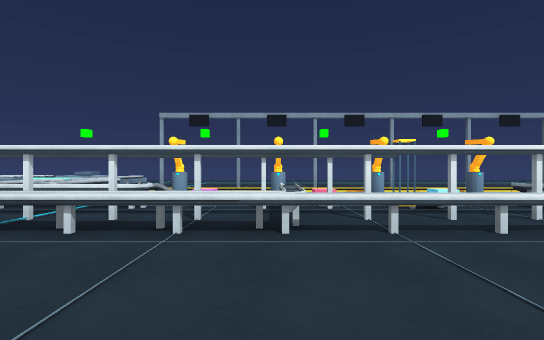
view 1 (above)

22 first-person views from a walk through a scene from a Unity 3-D project. The camera is 1.4 m above the floor, looks level and sees 85° across. The floor is counted in squares, 2 m on a side. Each view is taken from the middle of a square. On the plan, view 1 faces up. The plan holds only what a view shows up to about 10 squares ahead; the rest is blank. The place goes on beyond the plan.

view 2
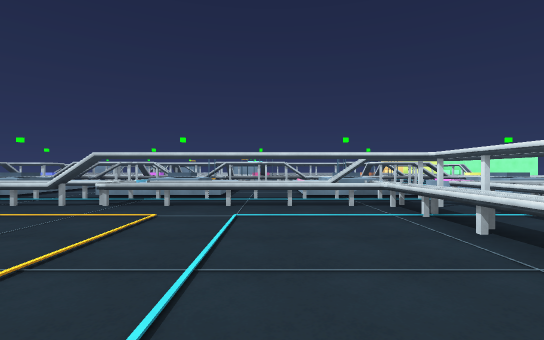

view 3
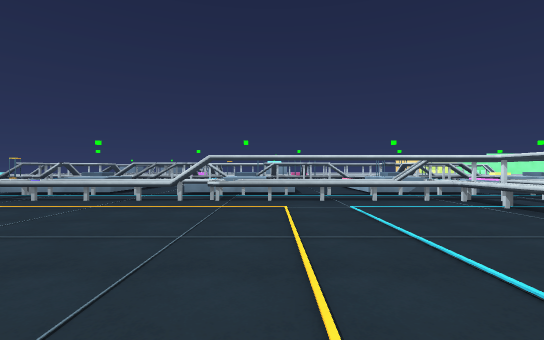

view 4
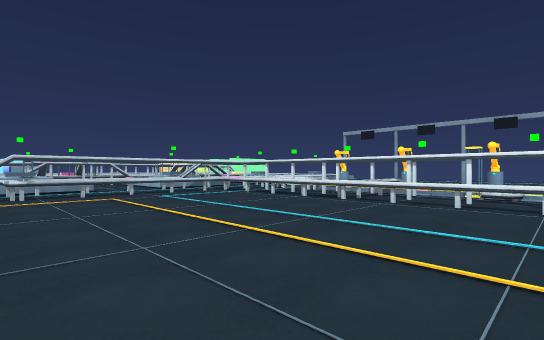

view 5
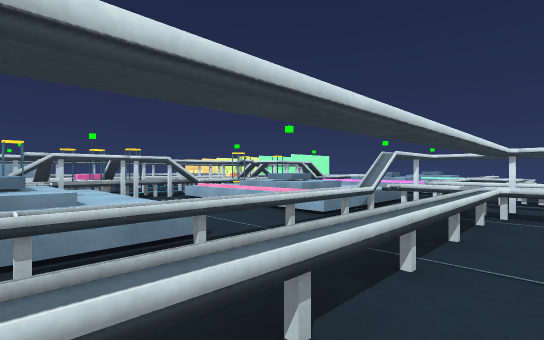

view 6
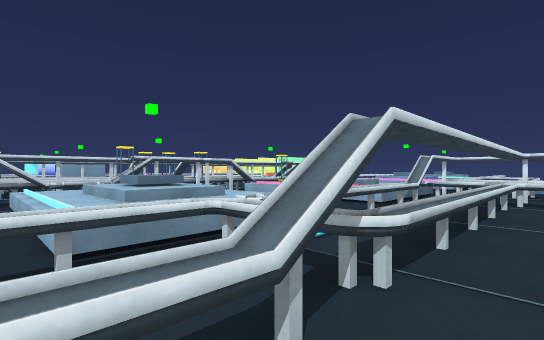

view 7
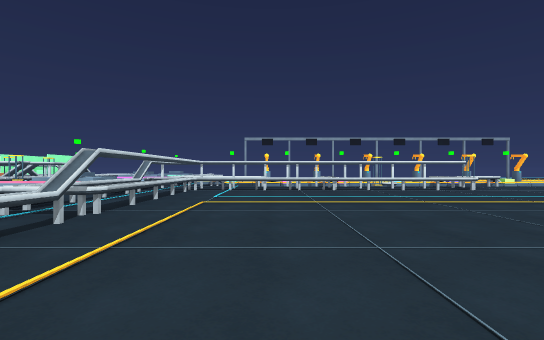

view 8
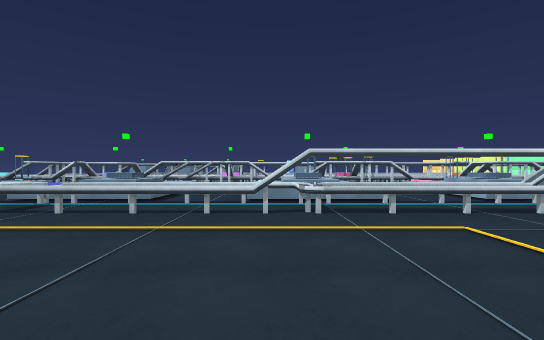

view 9
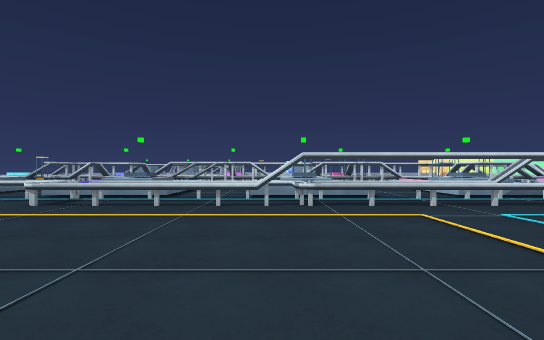

view 10
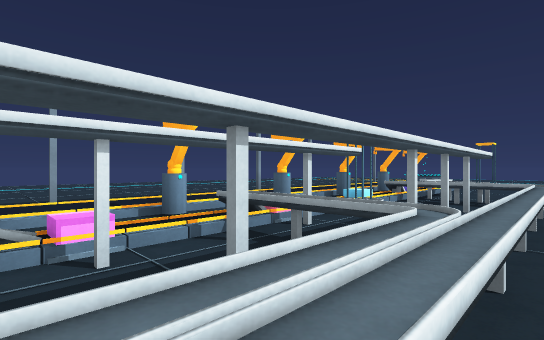

view 11
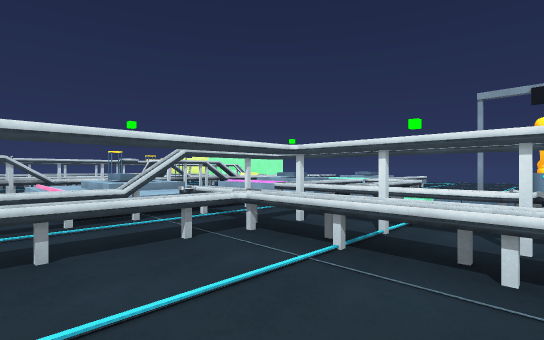

view 12
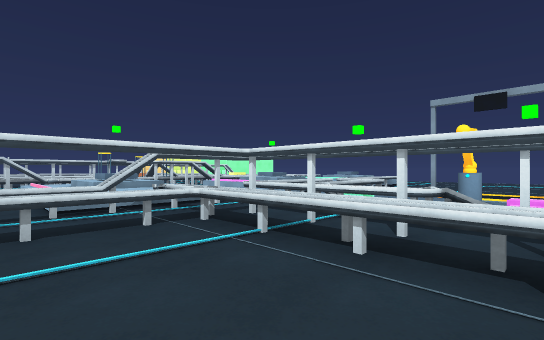

view 13
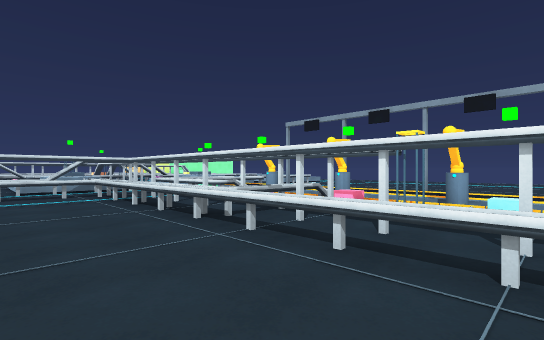

view 14
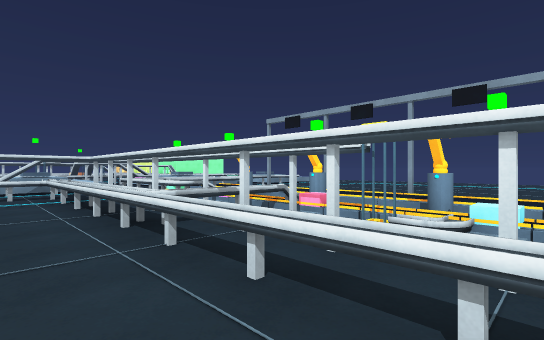

view 15
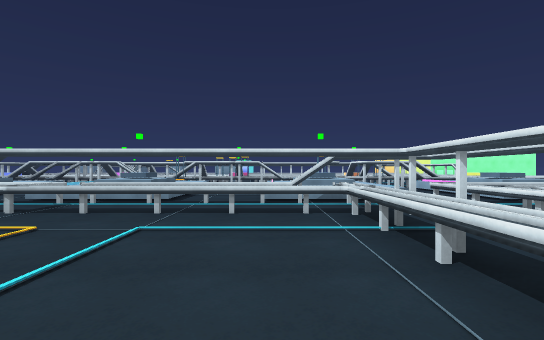

view 16
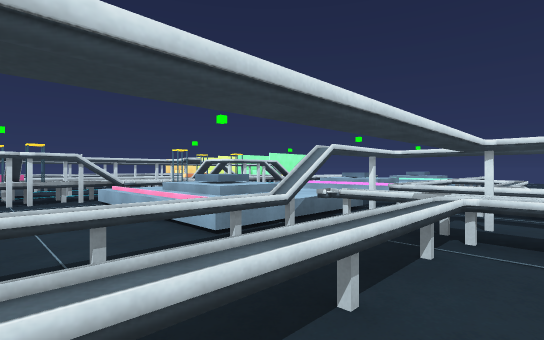

view 17
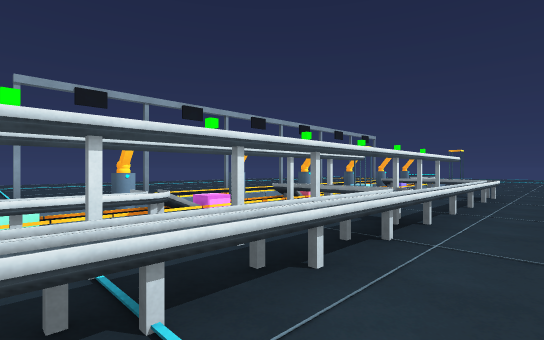

view 18
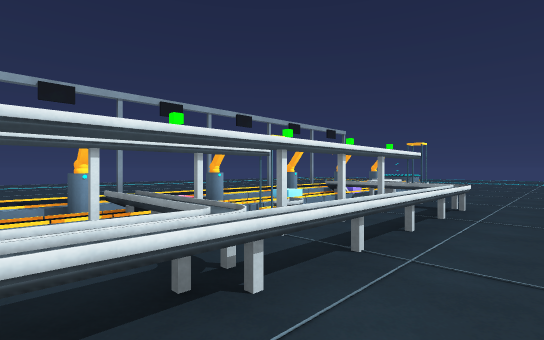

view 19
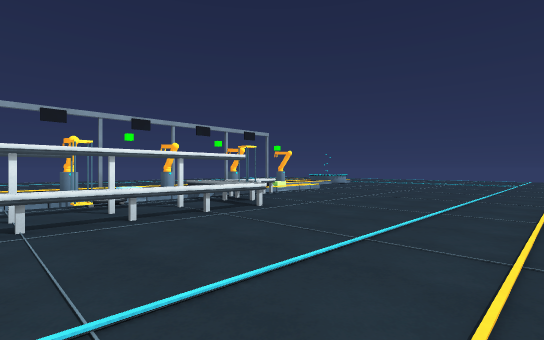

view 20
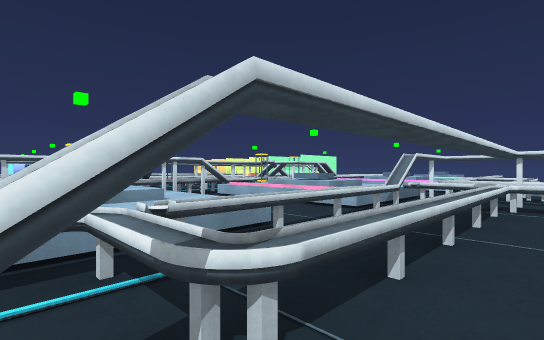

view 21
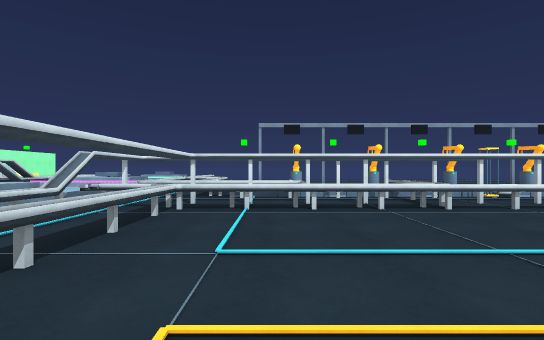

view 22
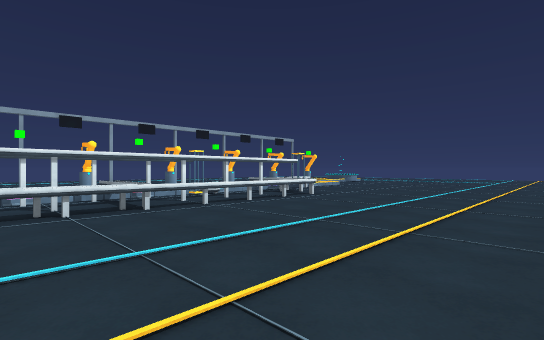

### Floor plan
Key: @ floor where view 1 was taken; # wall or solid block; . main floor; : floor 0.25 m higher than the main floor; / step, stairs or slope; = window, fence, low wall or low ledge; ^ raised ledge; O other object.
Columns run from 17 left of view 1 to 5 right of it. Each row starts with its distance up from view 1.
 15                 ..
 14               .......
 13               .......
 12               .......
 11                ......
 10
  9         ^^  = #/#/#//#/
  8      ^^^^^^^:  ::::::::
  7       #^^^^^.. O.O..O.O
  6       #  .#^=/:#///OO:=
  5     ##  ^^^=...##^#OO.=
  4     #OO^^^^.=^^^^^#.##O
  3     #^ ^^^^##....^^^^^^
  2  ^. # ^^^^^^=..........
  1  ^^ # .....^=..........
  0  ^  #^.....^=....@.....
 -1  ^  #OO^^^^^=..........
 -2 #^ ##O ^^^^O=..........
 -3  ^  #^ ^^^^^^.........
 -4      ^#....^^......
 -5         ...^^.....
 -6         ^^^^^....
 -7        ^^^^ ^...

Positions as (right, up) in squares from view 1, and headings:
1: (0, 0), facing up
2: (1, 1), facing left
3: (2, -1), facing left
4: (4, -3), facing up-left
5: (-4, -2), facing up-left
6: (-4, -4), facing up-left
7: (-2, -7), facing up
8: (0, -3), facing left
9: (1, -3), facing left
10: (-2, 3), facing up-right
11: (-2, 1), facing up-left
12: (-1, 1), facing up-left
13: (4, 1), facing up-left
14: (4, 2), facing up-left
15: (0, 2), facing left
16: (-4, 0), facing up-left
17: (-4, 2), facing up-right
18: (-1, 2), facing up-right
19: (1, -1), facing up-right
20: (-4, -3), facing up-left
21: (-3, -2), facing up
22: (-2, -2), facing up-right
